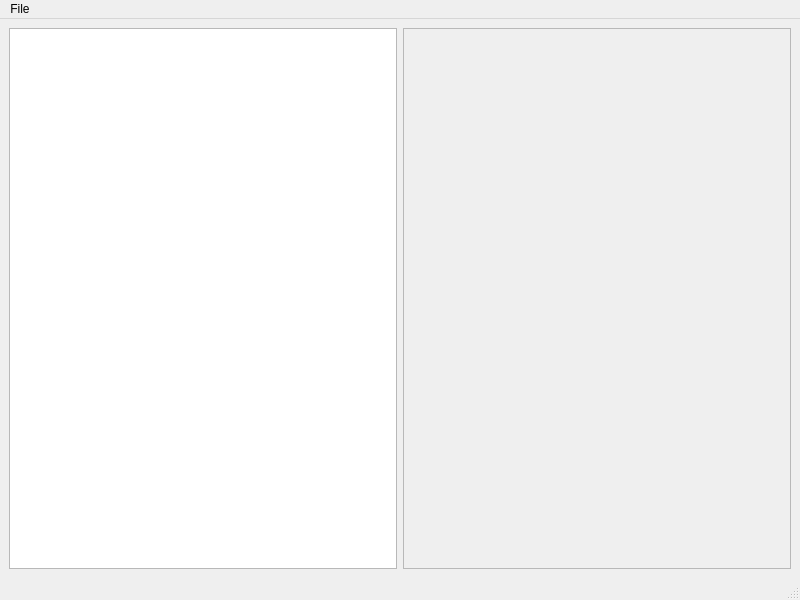
<?xml version="1.0" encoding="UTF-8"?>
<ui version="4.0">
 <class>MainWindow</class>
 <widget class="QMainWindow" name="MainWindow">
  <property name="geometry">
   <rect>
    <x>0</x>
    <y>0</y>
    <width>800</width>
    <height>600</height>
   </rect>
  </property>
  <property name="windowTitle">
   <string>MainWindow</string>
  </property>
  <widget class="QWidget" name="centralwidget">
   <layout class="QGridLayout" name="gridLayout_2">
    <item row="0" column="0">
     <layout class="QGridLayout" name="gridLayout">
      <item row="0" column="0">
       <widget class="View" name="graphicsView"/>
      </item>
      <item row="0" column="1">
       <widget class="QScrollArea" name="scrollArea">
        <property name="widgetResizable">
         <bool>true</bool>
        </property>
        <widget class="QWidget" name="scrollAreaWidgetContents">
         <property name="geometry">
          <rect>
           <x>0</x>
           <y>0</y>
           <width>385</width>
           <height>534</height>
          </rect>
         </property>
        </widget>
       </widget>
      </item>
     </layout>
    </item>
   </layout>
  </widget>
  <widget class="QMenuBar" name="menubar">
   <property name="geometry">
    <rect>
     <x>0</x>
     <y>0</y>
     <width>800</width>
     <height>22</height>
    </rect>
   </property>
   <widget class="QMenu" name="menuFile">
    <property name="title">
     <string>File</string>
    </property>
    <addaction name="actionAdd"/>
    <addaction name="actionReplace"/>
    <addaction name="actionQuit"/>
    <addaction name="separator"/>
   </widget>
   <addaction name="menuFile"/>
  </widget>
  <widget class="QStatusBar" name="statusbar"/>
  <action name="actionQuit">
   <property name="text">
    <string>Quit</string>
   </property>
  </action>
  <action name="actionReplace">
   <property name="text">
    <string>Replace</string>
   </property>
  </action>
  <action name="actionAdd">
   <property name="text">
    <string>Add</string>
   </property>
  </action>
 </widget>
 <customwidgets>
  <customwidget>
   <class>View</class>
   <extends>QGraphicsView</extends>
   <header>View.h</header>
  </customwidget>
 </customwidgets>
 <resources/>
 <connections/>
</ui>
